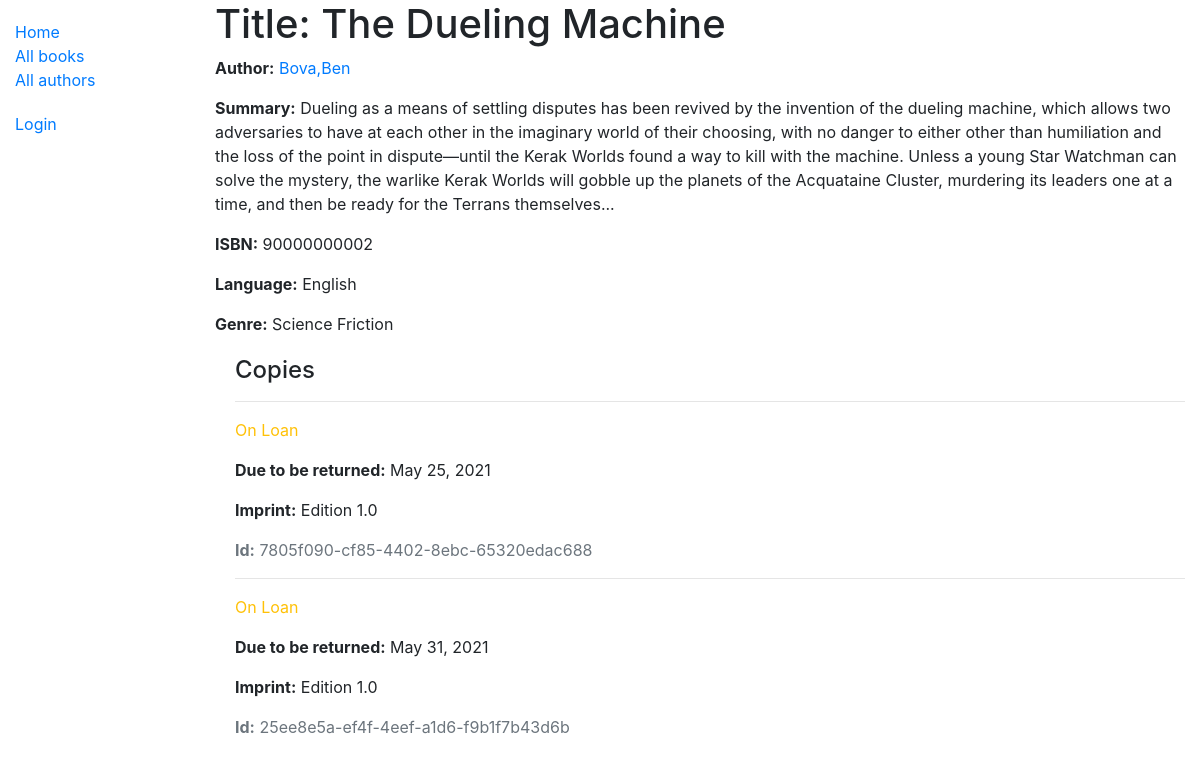
The page /book/2 on the database its author committed.
### catalog/models.py (models this page shows, shortened)
class Book(models.Model):
    title =models.CharField(max_length=200)
    author = models.ForeignKey('Author',on_delete=models.SET_NULL,null=True)
    summary = models.TextField(max_length=1000,help_text='Enter a brief decription of the book')
    isbn = models.CharField('ISBN',max_length=13,unique=True,help_text='13 Character <a href="https://www.isbn-international.org/content/what-isbn">ISBN number</a>')
    genre = models.ManyToManyField(Genre,help_text='Select a genre for this book')
    language = models.ForeignKey('Language',on_delete=models.SET_NULL,null=True)
    class Meta:
        ordering = ['title']
    def display_genre(self):
        """Creating the string for the Gerne which is required to display gerne in Admin"""
        return ','.join(genre.name for genre in self.genre.all())
    display_genre.short_description = 'Gerne'

class Author(models.Model):
    first_name = models.CharField(max_length=100)
    last_name = models.CharField(max_length=100)
    date_of_Birth = models.DateField(null=True,blank=True)
    date_of_death = models.DateField('Died',null=True,blank=True)
    class Meta:
        ordering = ['last_name','first_name']
    def get_absolute_url(self):
        return reverse('author-detail',args=[str(self.id)])
    def __str__(self):
        return f'{self.last_name},{self.first_name}'

class Language(models.Model):
    name =models.CharField(max_length=200,help_text='Enter the book natural Language')
    def __str__(self):
        return self.name

class Genre(models.Model):
    name = models.CharField(max_length=200,help_text='Enter a book genre (e.g Science Fiction)')
    def __str__(self):
        return self.name

class BookInstance(models.Model):
    id = models.UUIDField(primary_key=True, default=uuid.uuid4,help_text='Unique Id for the perticular book for whole library')
    book = models.ForeignKey('Book',on_delete=models.PROTECT,null=True)
    imprint = models.CharField(max_length=200)
    due_back = models.DateField(null=True,blank=True)
    LOAN_STATUS = (
        ('m', 'Maintenance'),
        ('o','On Loan'),
        ('a','Available'),
        ('r','Reserved'),
    )
    status = models.CharField(max_length=1,choices=LOAN_STATUS,
    blank=True,default='m',help_text='Book Availability',)
    borrower = models.ForeignKey(User,on_delete=models.SET_NULL,null=True,blank=True)
    class Meta:
        ordering = ['due_back']
        permissions = (("can_mark_returned","Set book as returned"),)

### catalog/views.py (the view)
# urls.py: path('book/<int:pk>',views.BookDetailedView.as_view(),name='book-detail'),
class BookDetailedView(generic.DetailView):
    model = Book

### catalog/templates/catalog/book_detail.html
  {% extends "base_generic.html" %}
{% block content %}
        <h1>Title: {{ book.title }}</h1>
        <p><strong>Author:</strong> <a href="{{book.author.get_absolute_url}}">{{ book.author }}</a></p>
        <p><strong>Summary:</strong> {{ book.summary }}</p>
        <p><strong>ISBN:</strong> {{ book.isbn }}</p>
        <p><strong>Language:</strong> {{ book.language }}</p>
        <p><strong>Genre:</strong> {{ book.genre.all|join:", " }}</p>
        <div style="margin-left:20px;margin-top:20px">
          <h4>Copies</h4>
      {% if book.bookinstance_set.all %}
        {% for copy in book.bookinstance_set.all %}
            <hr>
            <p class="{% if copy.status == 'a' %}text-success{% elif copy.status == 'm' %}text-danger{% else %}text-warning{% endif %}">
              {{ copy.get_status_display }}
            </p>
            {% if copy.status != 'a' %}
            <p><strong>Due to be returned:</strong> {{ copy.due_back }}</p>
            {% endif %}
            <p><strong>Imprint:</strong> {{ copy.imprint }}</p>
            <p class="text-muted"><strong>Id:</strong> {{ copy.id }}</p>
        {% endfor %}
      {% else %}
        <h4 class="text-danger"> NOT AVAIILABLE  </h4>
      {% endif %}
  </div>
{% endblock %}

### catalog/templates/base_generic.html (shortened to what this page needs)
<!DOCTYPE html>
<html lang="en">
<head>
  <link rel="stylesheet" href="https://cdn.jsdelivr.net/npm/bootstrap@4.5.3/dist/css/bootstrap.min.css">
  {% load static %}
  <link rel="stylesheet" href="{% static 'css/style.css' %}">
</head>
<body>
  <div class="container-fluid">
    <div class="row">
      <div class="col-sm-2">
      {% block sidebar %}
        <ul class="sidebar-nav">
          <li><a href="{% url 'index' %}">Home</a></li>
          <li><a href="{% url 'books' %}">All books</a></li>
          <li><a href="{% url 'authors' %}">All authors</a></li>
        </ul>
      <ul class="sidebar-nav">
        {% if user.is_authenticated %}
            <li>User: {{ user.get_username }}</li>
            <li><a href="{% url 'my-borrowed' %}">My Borrowed</a></li>
             <li><a href="{% url 'logout' %}">Logout</a></li>
        {% else %}
        <li><a href="{% url 'login'%}">Login</a></li>
        {% endif %}
      </ul>
     {% endblock %}
      </div>
      <div class="col-sm-10 ">{% block content %}{% endblock %}
        </div>
    </div>
  </div>
</body>
</html>

### catalog/static/css/style.css (style rules this page uses)
.sidebar-nav { margin-top: 20px; padding: 0; list-style:none; }

### rows shown on the page
Book: title "The Dueling Machine", author "Bova,Ben", summary "Dueling as a means of settling disputes has been revived by the invention of the dueling machine, which allows two adversaries to have at each other in the imaginary world of their choosing, with no danger to either other than humiliation and the loss of the point in dispute—until the Kerak Worlds found a way to kill with the machine. Unless a young Star Watchman can solve the mystery, the warlike Kerak Worlds will gobble up the planets of the Acquataine Cluster, murdering its leaders one at a time, and then be ready for the Terrans themselves...", isbn "90000000002", language "English", genre.all "Science Friction"
BookInstance: status "On Loan", due_back "May 25, 2021", imprint "Edition 1.0", id "7805f090-cf85-4402-8ebc-65320edac688"
BookInstance: status "On Loan", due_back "May 31, 2021", imprint "Edition 1.0", id "25ee8e5a-ef4f-4eef-a1d6-f9b1f7b43d6b"
